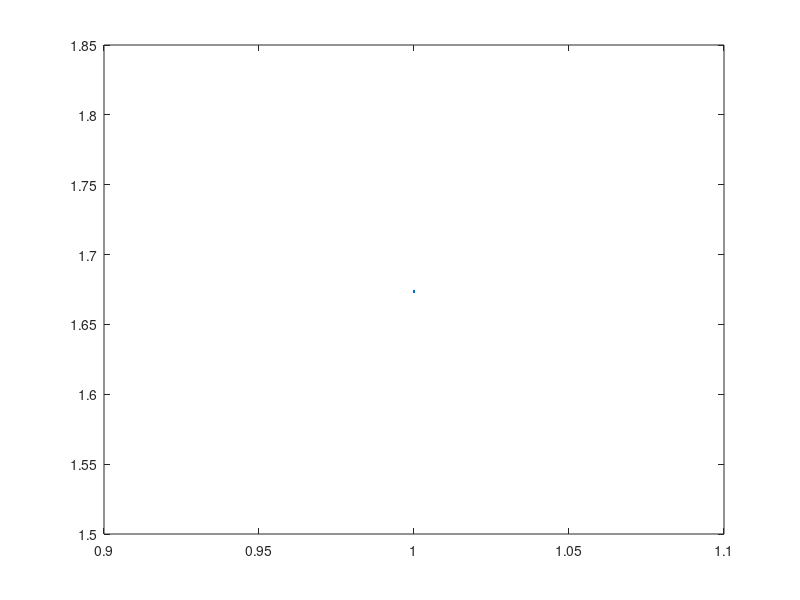

Write MATLAB code to recreate this figure.
close all;
clear;
clc;

Ey = 0.1:0.01:10;
Ex = 1;

EyEx = ( (Ey.^2) + (Ex.^2) ).^0.5;

y = Ey./EyEx;
x = Ex./EyEx;

plot(y/x);